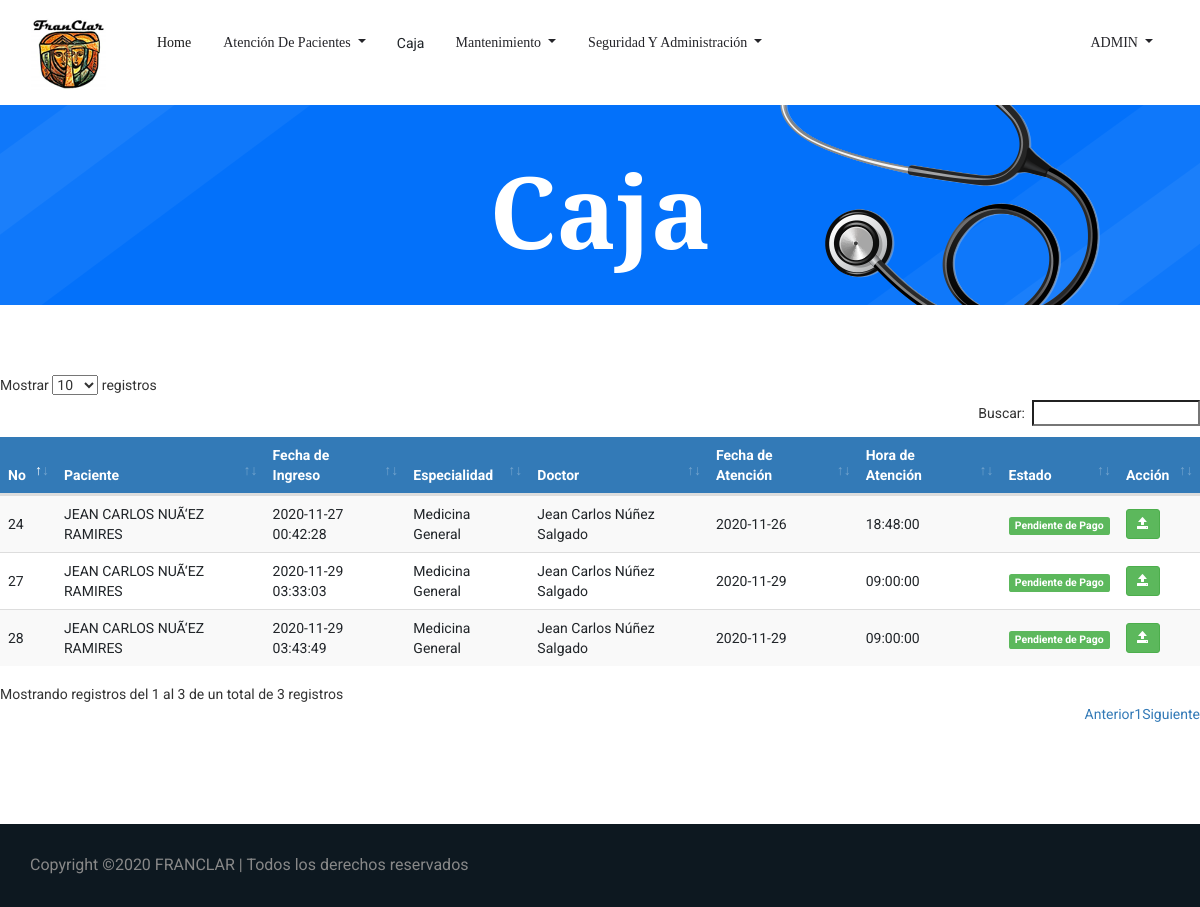
/Caja.php (signed in), run on the app's committed database.
### tables this page shows
CREATE TABLE `tbl_citas` (
  `ID_Cita` bigint(3) NOT NULL,
  `ID_Paciente` int(3) NOT NULL,
  `ID_Usuario` bigint(3) NOT NULL,
  `ID_Empleado` int(3) NOT NULL,
  `ID_Especialidad` int(3) NOT NULL,
  `ID_Estado` int(3) NOT NULL,
  `Fec_Creacion` timestamp NOT NULL DEFAULT current_timestamp(),
  `Fec_Atencion` date NOT NULL,
  `Hora_Atencion` time NOT NULL,
  `Precio` int(5) NOT NULL,
  `Usuario_crea` bigint(3) DEFAULT NULL,
  `Fec_crea` date DEFAULT NULL,
  `Usuario_modif` bigint(3) DEFAULT NULL,
  `Fec_modif` date DEFAULT NULL
);

CREATE TABLE `tbl_pacientes` (
  `ID_Paciente` int(3) NOT NULL,
  `ID_tipo_documento` int(11) NOT NULL,
  `cedula` varchar(20) NOT NULL,
  `ID_Sexo` int(1) NOT NULL,
  `ID_Est_Civil` int(3) NOT NULL,
  `ID_Tipo_Sangre` int(3) NOT NULL,
  `ID_Religion` int(3) NOT NULL,
  `Nom_Paciente` varchar(255) NOT NULL,
  `Fec_Nacimiento` date NOT NULL,
  `Edad` int(3) NOT NULL,
  `Dir_Paciente` varchar(255) NOT NULL,
  `Tel_Paciente` int(8) NOT NULL,
  `Cel_Paciente` int(8) NOT NULL,
  `Email` varchar(50) NOT NULL,
  `Contacto_Emergencia` varchar(40) NOT NULL,
  `ID_Parentesco` int(3) NOT NULL,
  `Tel_Emergencia` int(8) NOT NULL,
  `Cel_Emergencia` int(8) NOT NULL,
  `Antecedentes_Personales` varchar(500) DEFAULT NULL,
  `Antecedentes_Hospitalarios` varchar(500) DEFAULT NULL,
  `Antecedentes_Alergicos` varchar(500) DEFAULT NULL,
  `Antecedentes_Familiares` varchar(500) DEFAULT NULL,
  `Habitos` varchar(500) DEFAULT NULL,
  `Usuario_crea` bigint(3) DEFAULT NULL,
  `Fec_crea` date DEFAULT NULL,
  `Usuario_modif` bigint(3) DEFAULT NULL,
  `Fec_modif` date DEFAULT NULL
);

CREATE TABLE `tbl_especialidad` (
  `ID_especialidad` int(3) NOT NULL,
  `Descripcion_espec` varchar(30) NOT NULL,
  `Precio` int(5) NOT NULL
);

CREATE TABLE `tbl_empleado` (
  `ID_Empleado` int(3) NOT NULL,
  `Nom_Empleado` varchar(50) NOT NULL,
  `ID_Sexo` int(1) NOT NULL,
  `ID_Est_Civil` int(3) NOT NULL,
  `ID_Cargo` int(3) NOT NULL,
  `ID_Especialidad` int(3) NOT NULL,
  `Cedula` varchar(13) NOT NULL,
  `Fec_Nacimiento` date NOT NULL,
  `Dir_Empleado` varchar(255) NOT NULL,
  `Tel_Empleado` int(8) NOT NULL,
  `Cel_Empleado` int(8) NOT NULL,
  `Salario` int(6) NOT NULL,
  `Usuario_crea` bigint(3) DEFAULT NULL,
  `Fec_crea` date DEFAULT NULL,
  `Usuario_modif` bigint(3) DEFAULT NULL,
  `Fec_modif` date DEFAULT NULL
);

CREATE TABLE `tbl_estado_cita` (
  `ID_Estado` int(3) NOT NULL,
  `Descripcion_est_cita` varchar(20) NOT NULL
);

### Caja.php (the view, shortened to what this page needs)
<!doctype html>
<html lang="es">
<?php
include 'head.php'
?>
<body>
    <?php
    include 'header.php'
    ?>
    <section class="breadcrumb_part breadcrumb_bg">
        <div class="container">
            <div class="row">
                <div class="col-lg-12">
                    <div class="breadcrumb_iner">
                        <div class="breadcrumb_iner_item">
                            <h2>Caja</h2>
                        </div>
                    </div>
                </div>
            </div>
        </div>
    </section>
    <br>
     <br>
     <br>
    <div class="table-responsive">
			<table id="datatableUsuarios" class="table table-striped table-hover" cellspacing="0" width="100%">
            	<thead>
				<tr>
					<th>No</th>
					<th>Paciente</th>
					<th>Fecha de Ingreso</th>
					<th>Especialidad</th>
                    <th>Doctor</th>
                    <th>Fecha de Atención</th>
                    <th>Hora de Atención</th>
                    <th>Estado</th>
				    <th>Acción</th>
				</tr>
				</thead>
				<tbody>
				<?php
				$sql = mysqli_query($con, "SELECT tbl_citas.ID_Cita,
				tbl_pacientes.Nom_Paciente,
				tbl_citas.Fec_Creacion,
				tbl_especialidad.Descripcion_espec,
				tbl_empleado.Nom_Empleado,
				tbl_citas.Fec_Atencion,
				tbl_citas.Hora_Atencion,
				tbl_estado_cita.Descripcion_est_cita FROM tbl_citas
				INNER JOIN tbl_pacientes on tbl_citas.ID_Paciente = tbl_pacientes.ID_Paciente
				INNER JOIN tbl_especialidad on tbl_citas.ID_Especialidad = tbl_especialidad.ID_Especialidad
				INNER JOIN tbl_empleado on tbl_citas.ID_Empleado = tbl_empleado.ID_Empleado
				INNER JOIN tbl_estado_cita on tbl_citas.ID_Estado = tbl_estado_cita.ID_Estado WHERE tbl_estado_cita.ID_Estado = 3");
				if(mysqli_num_rows($sql) == 0){
					echo '<tr><td colspan="8">No hay datos.</td></tr>';
				}else{
					while($row = mysqli_fetch_assoc($sql)){
						echo '
						<tr>
						<td>'.$row['ID_Cita'].'</td>
						<td>'.$row['Nom_Paciente'].'</td>
						<td>'.$row['Fec_Creacion'].'</td>
						<td>'.$row['Descripcion_espec'].'</td>
						<td>'.$row['Nom_Empleado'].'</td>
						<td>'.$row['Fec_Atencion'].'</td>
						<td>'.$row['Hora_Atencion'].'</td>
						<td><span class="label label-success">'.$row['Descripcion_est_cita'].'</span></td>
						<td>
                            <a href="Facturacion.php?nik='.$row['ID_Cita'].'" title="Realizar Consulta" class="btn btn-success btn-sm"><span class="glyphicon glyphicon-open" aria-hidden="true"></span></a>
						</td>
						</tr>
						';
					}
				}
				?>
			</table>
		 </div>
         <br><br><br><br><br>
	<?php
        include 'Copyright.php'
    ?>
</body>
</html>

### head.php (shortened to what this page needs)
<head>
  <link href="css/style_nav.css" rel="stylesheet">
  <link rel="stylesheet" href="css/bootstrap.min.css">
  <link href="font-awesome/css/font-awesome.min.css" rel="stylesheet">
  <link rel="stylesheet" href="https://use.fontawesome.com/releases/v5.8.2/css/all.css">
  <link rel="stylesheet" href="css/animate.css">
  <link rel="stylesheet" href="css/owl.carousel.min.css">
  <link rel="stylesheet" href="css/themify-icons.css">
  <link rel="stylesheet" href="css/flaticon.css">
  <link rel="stylesheet" href="css/magnific-popup.css">
  <link rel="stylesheet" href="css/nice-select.css">
  <link rel="stylesheet" href="css/slick.css">
  <link rel="stylesheet" href="https://maxcdn.bootstrapcdn.com/bootstrap/3.4.0/css/bootstrap.min.css">
  <link rel="stylesheet" href="css/style.css">
  <link rel="stylesheet" href="https://cdnjs.cloudflare.com/ajax/libs/font-awesome/4.7.0/css/font-awesome.min.css">
  <link href="css/bootstrap-datepicker.css" rel="stylesheet">
    <link href='lib/main.css' rel='stylesheet' />
    <link rel="stylesheet" href="css/main.css">
    <link rel="stylesheet" type="text/css" href="datatables/datatables.min.css"/>
    <link rel="stylesheet"  type="text/css" href="datatables/DataTables-1.10.18/css/dataTables.bootstrap4.min.css">
  <link href="https://cdn.jsdelivr.net/npm/select2@4.1.0-beta.1/dist/css/select2.min.css" rel="stylesheet" />
</head>

### header.php (shortened to what this page needs)
<?php
$usuario=$_SESSION['Nom_Usuario'];
$rolUsuario=$_SESSION['ID_Rol'];
?>
<?php
switch ($rolUsuario) {
    case '1':?>
       <header class="main_menu">
        <div class="container">
            <div class="row align-items-center">
                <div class="col-lg-12">
                    <nav class="navbar navbar-expand-lg navbar-light">
                        <a class="navbar-brand" href="index.php"> <img src="img/franclar_logo.png" srcset="img/franclar_logo.png 800w" sizes= "(min-width: 1000px) 50vw, (min-width: 800px) 80vw, (min-width: 600px) 100vw, (min-width: 300px) 145vw, , (min-width: 250px) 100vw, (min-width: 100px) 100vw" alt="logo"> </a>
                        <div class="collapse navbar-collapse main-menu-item justify-content-center"
                            id="navbarSupportedContent">
                            <ul class="navbar-nav align-items-center">
                                <li class="nav-item active">
                                    <a class="nav-link" href="Index.php">Home</a>
                                </li>
                                <li class="nav-item dropdown">
                                    <a class="nav-link dropdown-toggle" href="#" id="navbarDropdown"
                                    role="button" data-toggle="dropdown" aria-haspopup="true" aria-expanded="false">
                                    Atención de Pacientes
                                </a>
                                </li>
                                <li class="nav-item active">
                                <button type="submit" name="caja" class="dropdown-item">
                                            Caja
                                </button>
                                </li>
                            <li class="nav-item dropdown">
                                <a class="nav-link dropdown-toggle" href="#" id="navbarDropdown"
                                role="button" data-toggle="dropdown" aria-haspopup="true" aria-expanded="false">
                                Mantenimiento
                            </a>
                                </li>
                                <li class="nav-item dropdown">
                                    <a class="nav-link dropdown-toggle" href="#" id="navbarDropdown"
                                    role="button" data-toggle="dropdown" aria-haspopup="true" aria-expanded="false">
                                        Seguridad y Administración
                                    </a>
                                </li>
                            </ul>
                        </div>
                        <div class="row">
                        <div class="col collapse navbar-collapse main-menu-item justify-content-center" id="navbarSupportedContent">
                            <ul class="navbar-nav align-items-center">
                                <li class="nav-item dropdown float-right">
                                    <a class="nav-link dropdown-toggle" href="#" id="navbarDropdown"
                                    role="button" data-toggle="dropdown" aria-haspopup="true" aria-expanded="false">
                                    <?php echo $usuario?>
                                    </a>
                                </li>
                            </ul>
                        </div>
                    </div>
                    </nav>
                </div>
            </div>
        </div>
    </header>
<?php
        break;
        ?>
<?php }?>

### Copyright.php
<footer class="footer-area">
    <div class="copyright_part">
                <div class="container">
                    <div class="row align-items-center">
                        <p class="footer-text m-0 col-lg-8 col-md-12">
    Copyright &copy;<script>document.write(new Date().getFullYear());</script> FRANCLAR | Todos los derechos reservados
    </p>
                    </div>
                </div>
            </div>
</footer>

### css/main.css (style rules this page uses)
table th { background-color: #337ab7 !important; color: white; }
table>tbody>tr>td { vertical-align: middle !important; }

### data on the page
tbl_citas: ID_Cita "24", ID_Paciente.Nom_Paciente "JEAN CARLOS NUÃ‘EZ RAMIRES", Fec_Creacion "2020-11-27 00:42:28", ID_Especialidad.Descripcion_espec "Medicina General", ID_Empleado.Nom_Empleado "Jean Carlos Núñez Salgado", Fec_Atencion "2020-11-26", Hora_Atencion "18:48:00", ID_Estado.Descripcion_est_cita "Pendiente de Pago"
tbl_citas: ID_Cita "27", ID_Paciente.Nom_Paciente "JEAN CARLOS NUÃ‘EZ RAMIRES", Fec_Creacion "2020-11-29 03:33:03", ID_Especialidad.Descripcion_espec "Medicina General", ID_Empleado.Nom_Empleado "Jean Carlos Núñez Salgado", Fec_Atencion "2020-11-29", Hora_Atencion "09:00:00", ID_Estado.Descripcion_est_cita "Pendiente de Pago"
tbl_citas: ID_Cita "28", ID_Paciente.Nom_Paciente "JEAN CARLOS NUÃ‘EZ RAMIRES", Fec_Creacion "2020-11-29 03:43:49", ID_Especialidad.Descripcion_espec "Medicina General", ID_Empleado.Nom_Empleado "Jean Carlos Núñez Salgado", Fec_Atencion "2020-11-29", Hora_Atencion "09:00:00", ID_Estado.Descripcion_est_cita "Pendiente de Pago"

### other printed values
$usuario "ADMIN"
